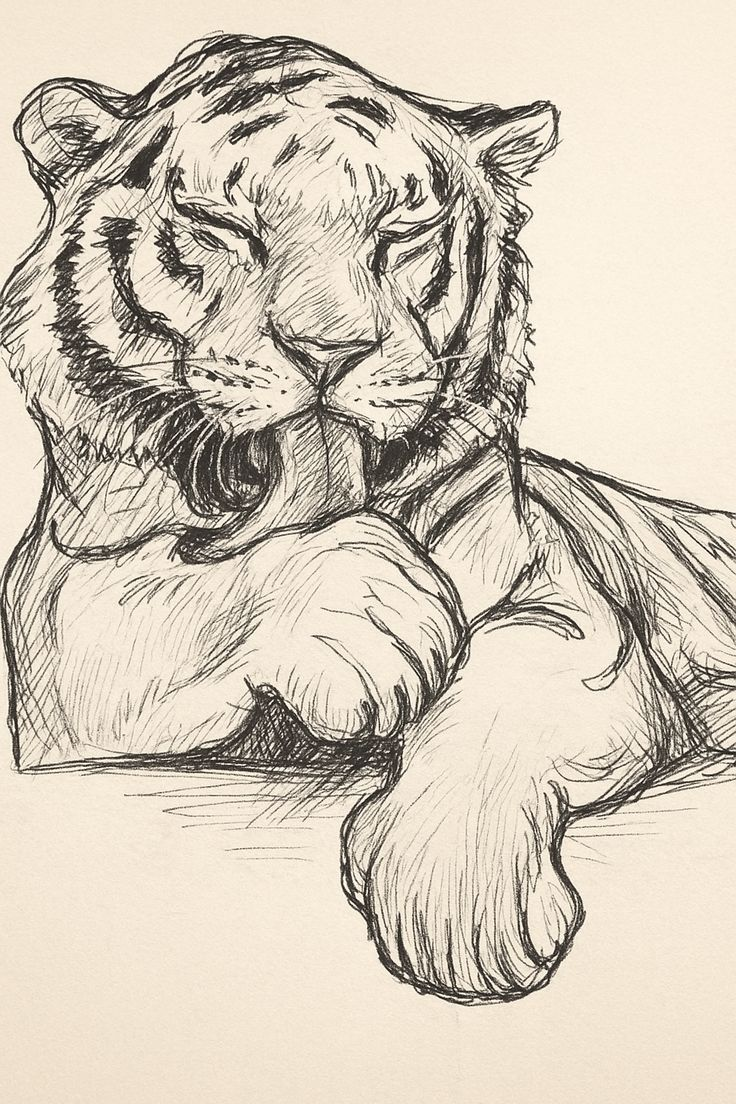
#> input picture tiger.jpeg, 736 x 1104 px, found by its file name
$ python animal.py
#> lines starting #> are read from the running program, lines starting #| are printed output that depends on the picture; after the words box and inside, x2 and y2 are one past the last pixel; in counts of white or black regions, pixels touching at a corner belong together
import cv2
import numpy as np
import matplotlib.pyplot as plt

paths = [
    r"C:\Users\Zulaikha\Documents\spyder\assignment\tiger.jpeg",
    r"C:\Users\Zulaikha\Documents\spyder\assignment\animal.jpg"
]

results = []

for idx, path in enumerate(paths):
    img = cv2.imread(path)
#> img is the input picture: shape (1104, 736, 3); mean B, G, R 184.9, 200.2, 210.1
    if img is None:
        raise FileNotFoundError(f"Image not found: {path}")

    gray = cv2.cvtColor(img, cv2.COLOR_BGR2GRAY)
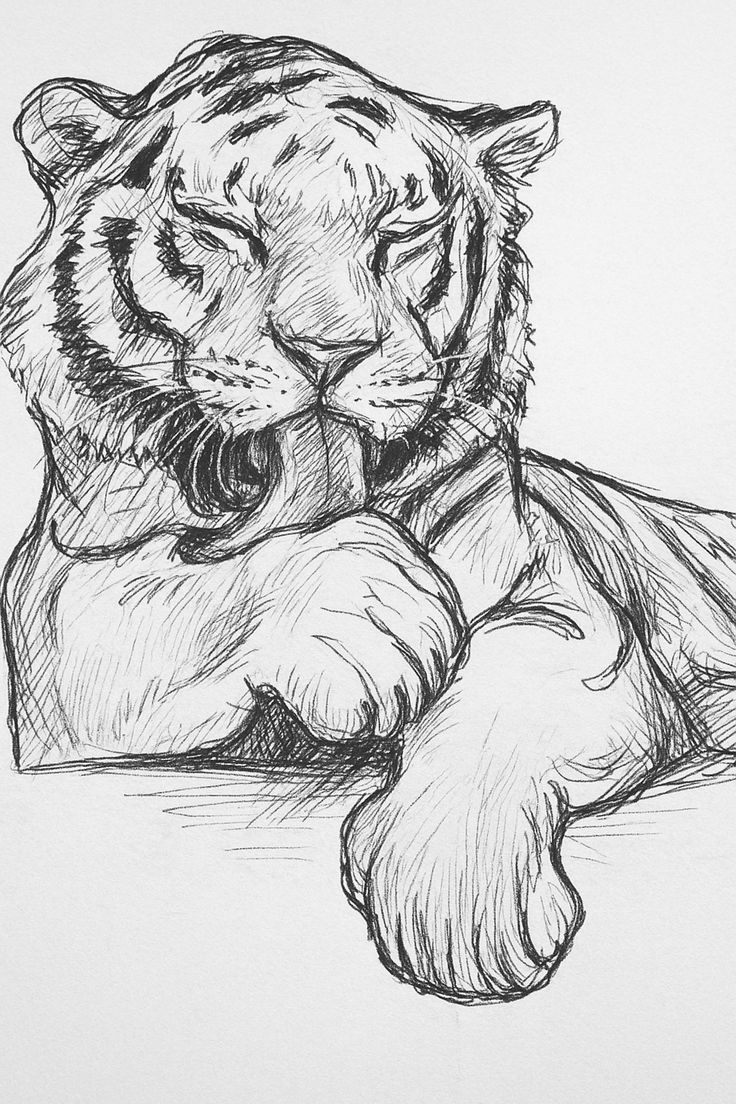
#> gray: shape (1104, 736); min 1, max 254, mean 201.4
    blur = cv2.GaussianBlur(gray, (5, 5), 0)

    _, thresh = cv2.threshold(blur, 0, 255, cv2.THRESH_BINARY_INV + cv2.THRESH_OTSU)
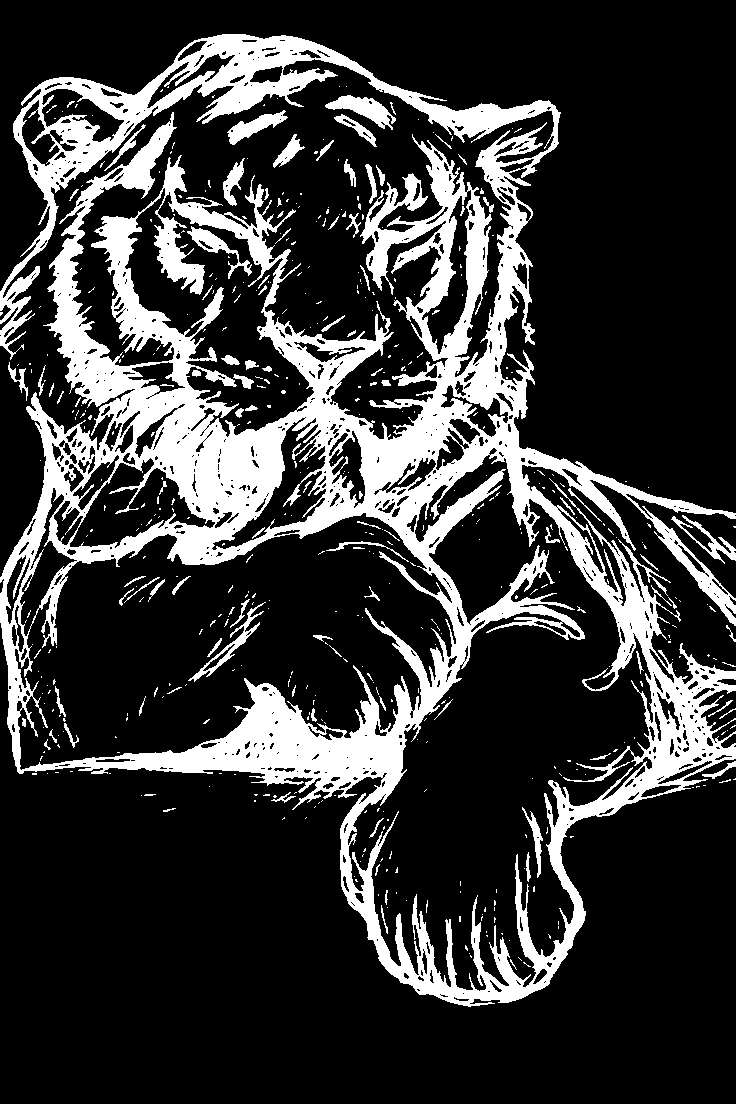
#> thresh: shape (1104, 736); 21.6% white; 509 white regions (411 under 20 px)

    contours, _ = cv2.findContours(thresh, cv2.RETR_EXTERNAL, cv2.CHAIN_APPROX_SIMPLE)
#> contours = 213 contours, 188 with area under 20; largest, box (x1, y1, x2, y2) and area: (0, 34, 736, 1007) 366100, (325, 95, 396, 130) 931, (227, 110, 288, 145) 720, (671, 515, 736, 564) 475, (223, 158, 245, 206) 394
    largest_contour = max(contours, key=cv2.contourArea)
#> largest_contour = contour of 7547 points, box (x1, y1, x2, y2) (0, 34, 736, 1007), area 366100

    mask = np.zeros_like(gray)
    cv2.drawContours(mask, [largest_contour], -1, 255, -1)  # filled
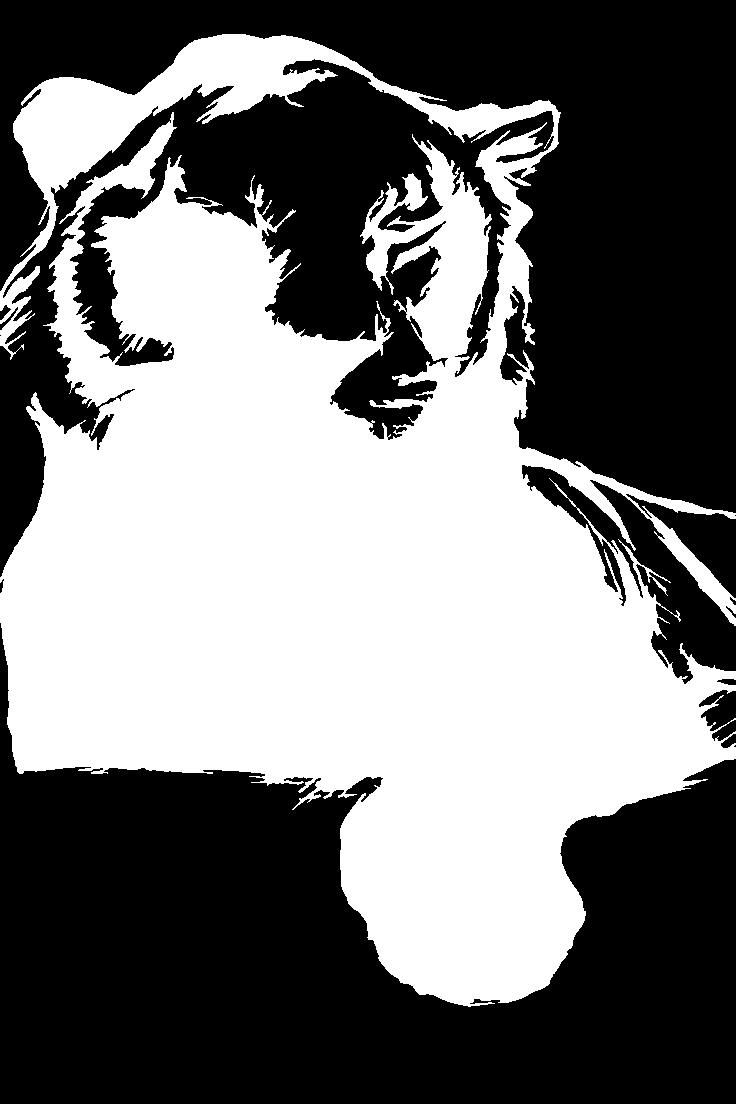
#> mask: shape (1104, 736); 45.9% white; 1 white region, box (x1, y1, x2, y2) and area: (0, 34, 736, 1007) 372923

    overlay = img.copy()
    overlay[mask == 255] = [0, 0, 255]  # Red in BGR
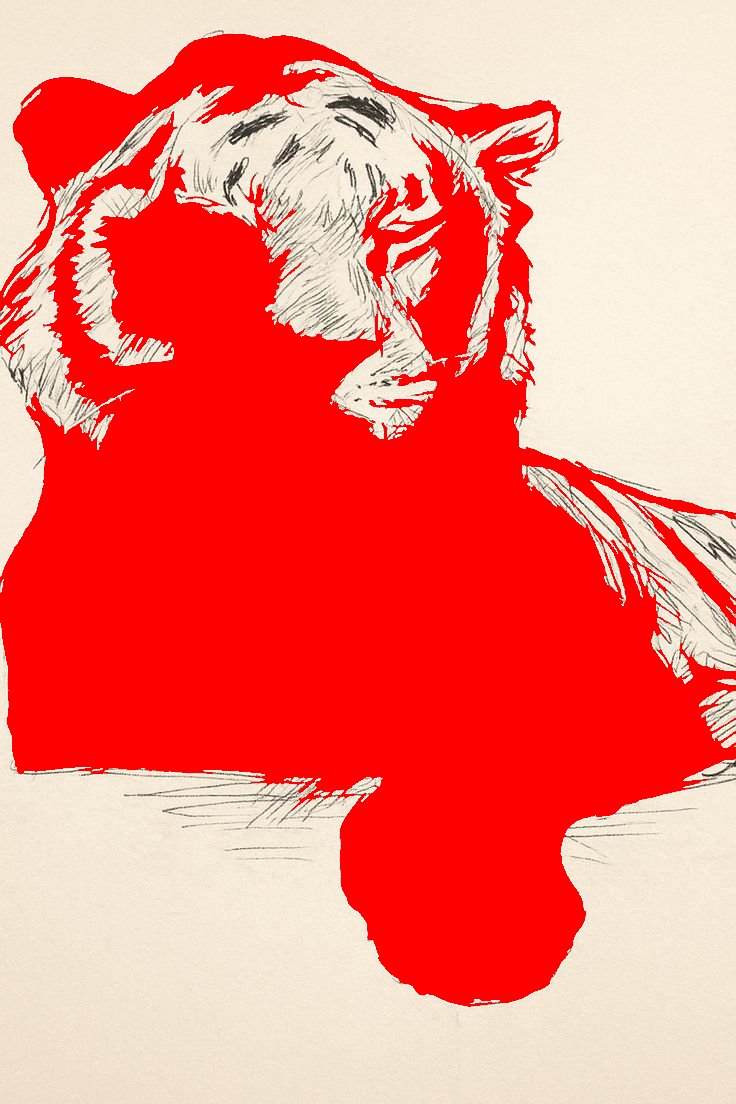
#> overlay: shape (1104, 736, 3); mean B, G, R 114.4, 123.7, 246.7
    alpha = 0.5  # transparency
    highlighted = cv2.addWeighted(overlay, alpha, img, 1 - alpha, 0)
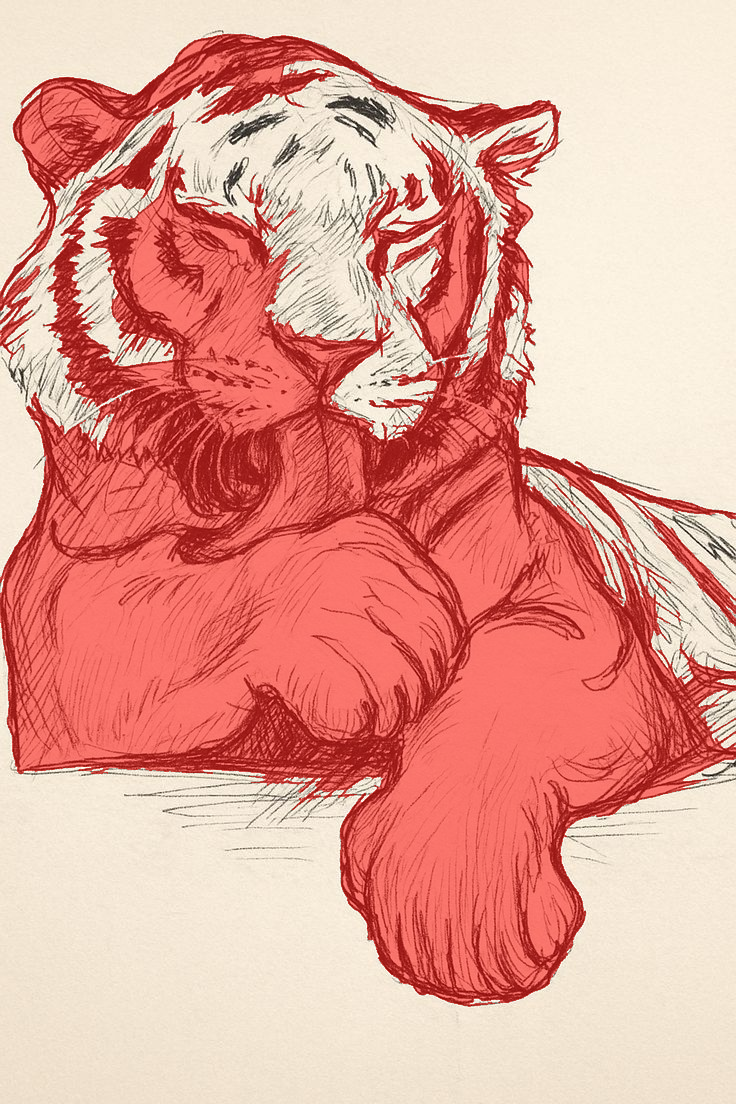
#> highlighted: shape (1104, 736, 3); mean B, G, R 149.6, 161.9, 228.4

    results.append((img, gray, thresh, highlighted))  # include grayscale
#> pass 2 of the loop `for idx, path in enumerate(paths):`:
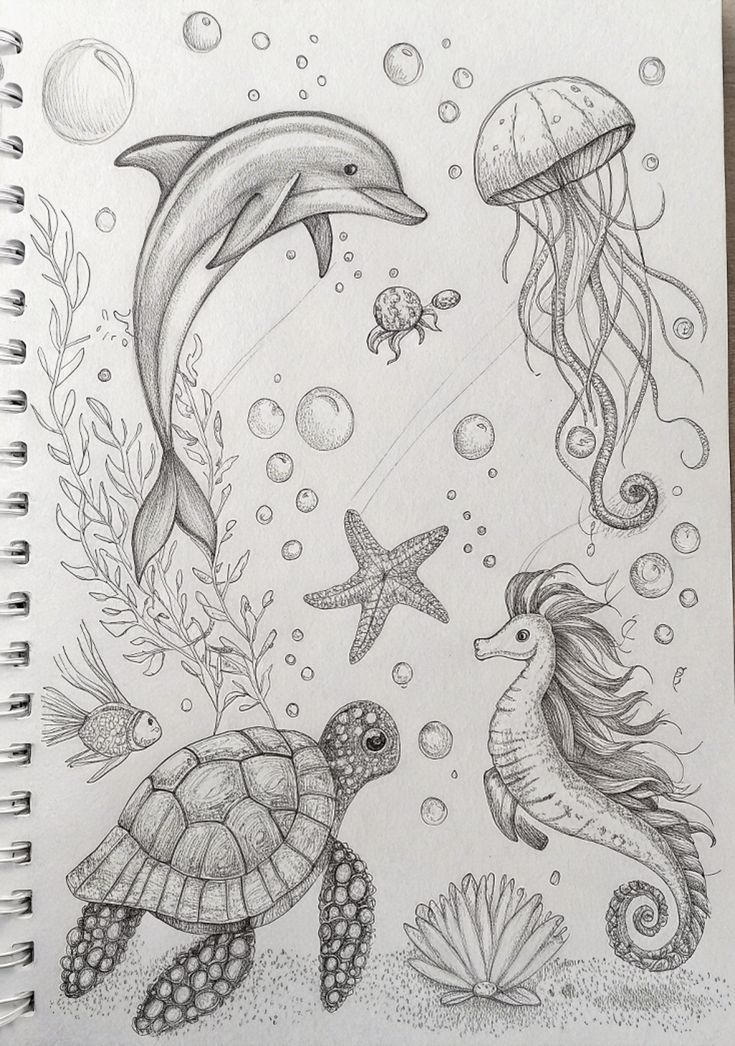
#> input picture animal.jpg, 735 x 1046 px, found by its file name
#> img is the input picture: shape (1046, 735, 3); mean B, G, R 192.2, 195.4, 197.9
#> gray: shape (1046, 735)
#> blur: shape (1046, 735)
#> `_, thresh = cv2.threshold(blur, 0, 255, cv2.THRESH_BINARY_INV + cv2.TH..`:
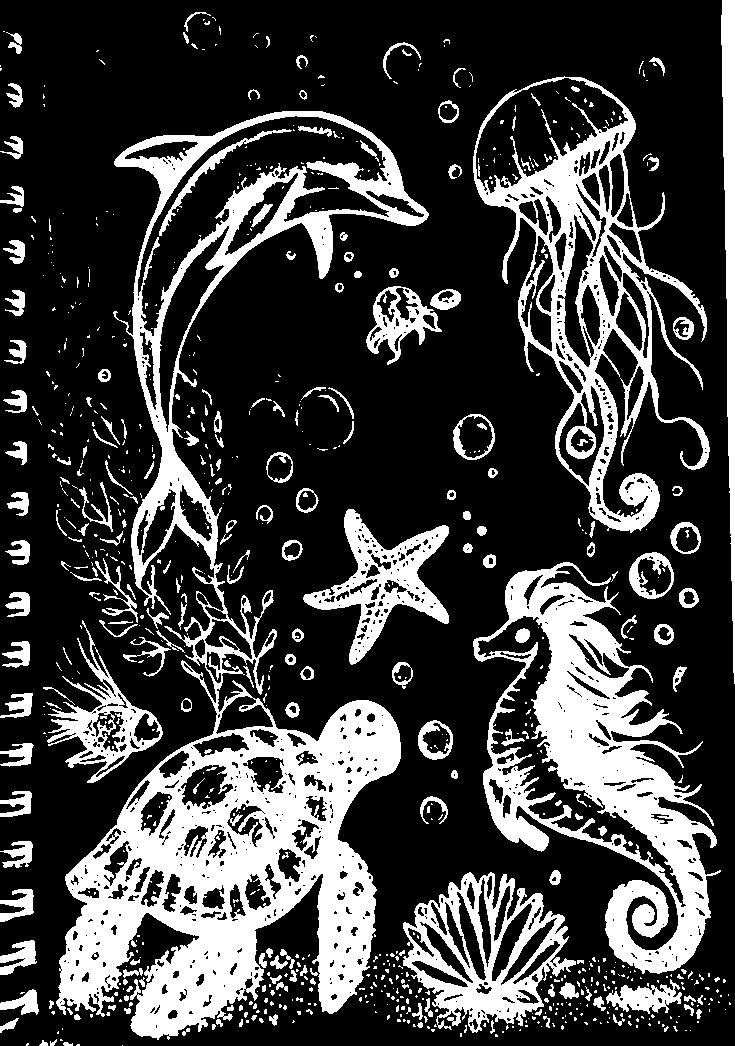
#> thresh: shape (1046, 735); 25.4% white; 846 white regions (624 under 20 px)
#> contours = 651 contours, 504 with area under 20; largest, box (x1, y1, x2, y2) and area: (56, 111, 429, 1040) 118083, (473, 562, 721, 974) 46280, (473, 76, 710, 533) 45652, (403, 872, 576, 1033) 16552, (303, 509, 449, 665) 8110
#> largest_contour = contour of 2887 points, box (x1, y1, x2, y2) (56, 111, 429, 1040), area 118083
#> mask: shape (1046, 735); 15.7% white; 1 white region, box (x1, y1, x2, y2) and area: (56, 111, 429, 1040) 120693
#> overlay: shape (1046, 735, 3)
#> `highlighted = cv2.addWeighted(overlay, alpha, img, 1 - alpha, 0)`:
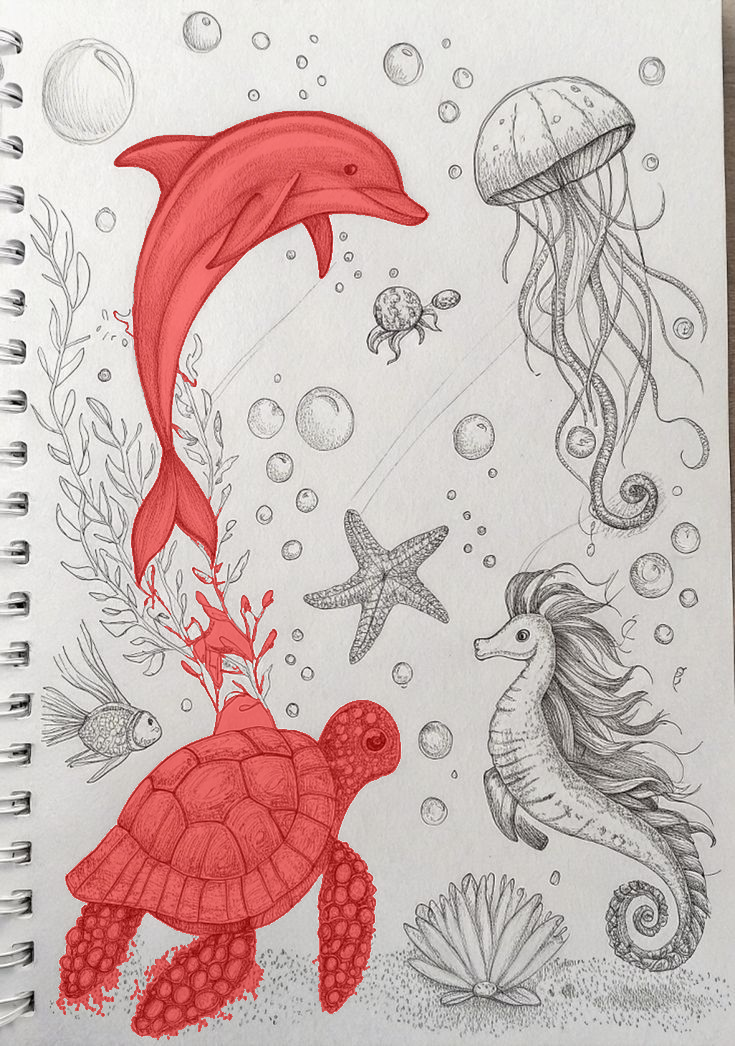
#> highlighted: shape (1046, 735, 3); mean B, G, R 180, 182.9, 205.2

fig, axes = plt.subplots(len(paths), 4, figsize=(20, 8))

for i, (img, gray, thresh, highlighted) in enumerate(results):
    axes[i, 0].imshow(cv2.cvtColor(img, cv2.COLOR_BGR2RGB))
    axes[i, 0].set_title(f"Original {i+1}")
    axes[i, 0].axis("off")

    axes[i, 1].imshow(gray, cmap="gray")
    axes[i, 1].set_title(f"Grayscale {i+1}")
    axes[i, 1].axis("off")

    axes[i, 2].imshow(thresh, cmap="gray")
    axes[i, 2].set_title(f"Threshold {i+1}")
    axes[i, 2].axis("off")

    axes[i, 3].imshow(cv2.cvtColor(highlighted, cv2.COLOR_BGR2RGB))
    axes[i, 3].set_title(f"Highlighted {i+1}")
    axes[i, 3].axis("off")
#> this loop made 2 passes

plt.tight_layout()
plt.show()
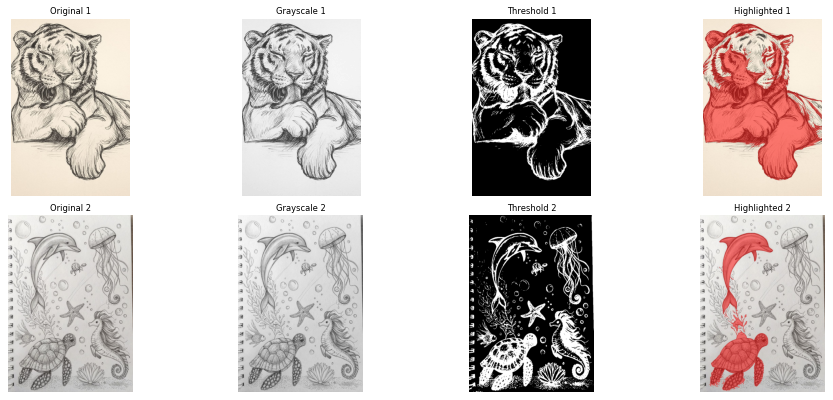
#> figure drawn by matplotlib, 8 panels
